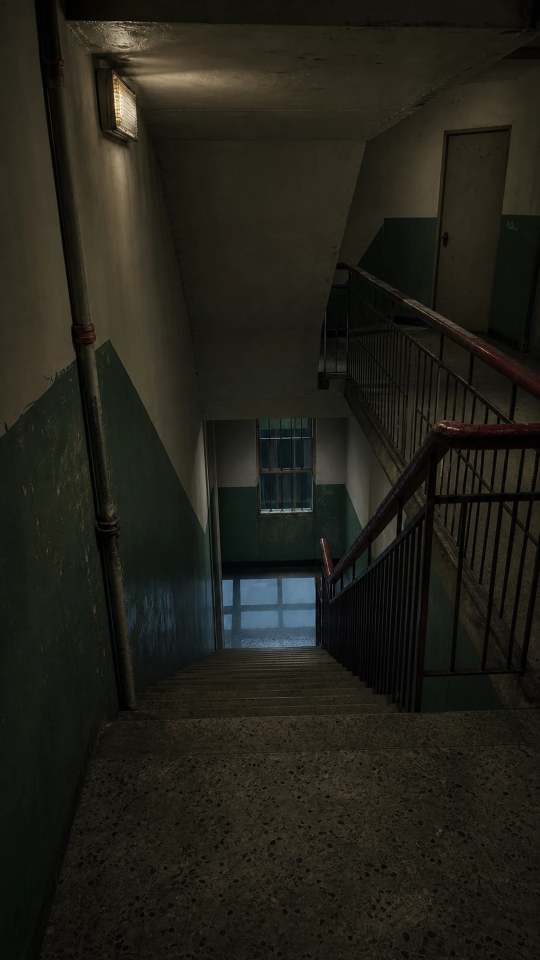
#> input picture assets/stories/dormitory-rollcall/backgrounds-v2/bg_dorm_west_stairs.webp, 1080 x 1920 px, given in place of bg_dorm_west_stairs.png, which was not available (shown at 1/2 size)
$ python build-dormitory-ending-composites.py
#> lines starting #> are read from the running program, lines starting #| are printed output that depends on the picture; pictures that were not available may be replaced by others from this repository, and a replacement may not be noted
from pathlib import Path

from PIL import Image, ImageDraw, ImageEnhance, ImageFilter


ROOT = Path(__file__).resolve().parents[1]
ASSET_ROOT = ROOT / "assets" / "stories" / "dormitory-rollcall"
OUT = ASSET_ROOT / "endings-v2"
SIZE = (1080, 1920)


def background(name, tint):
    image = Image.open(ASSET_ROOT / "backgrounds-v2" / name).convert("RGB").resize(SIZE)
    image = ImageEnhance.Contrast(image).enhance(1.08)
    image = ImageEnhance.Color(image).enhance(0.72)
    wash = Image.new("RGB", SIZE, tint)
    return Image.blend(image, wash, 0.12).convert("RGBA")


def character(name, scale=0.9, mirror=False, opacity=255):
    image = Image.open(ASSET_ROOT / "characters-v2" / name).convert("RGBA")
    if mirror:
        image = image.transpose(Image.Transpose.FLIP_LEFT_RIGHT)
    target = (round(SIZE[0] * scale), round(SIZE[1] * scale))
    image = image.resize(target, Image.Resampling.LANCZOS)
    if opacity != 255:
        image.putalpha(image.getchannel("A").point(lambda value: value * opacity // 255))
    return image


def place(canvas, image, x, y):
    canvas.alpha_composite(image, (x, y))


def grade(canvas, vignette=145):
    mask = Image.new("L", SIZE, 0)
    draw = ImageDraw.Draw(mask)
    draw.ellipse((-260, -180, 1340, 2100), fill=255)
    mask = mask.filter(ImageFilter.GaussianBlur(150))
    shade = Image.new("RGBA", SIZE, (0, 0, 0, vignette))
    shade.putalpha(mask.point(lambda value: max(0, vignette - value * vignette // 255)))
    canvas.alpha_composite(shade)
    return canvas.convert("RGB")


def linsui_door():
    canvas = background("bg_dorm_west_stairs.png", (24, 30, 38))
#> in background, image is the input picture: PIL image 1080x1920 RGB; mean R, G, B 34.1, 32.8, 24.9
#> in background, `wash = Image.new("RGB", SIZE, tint)`:
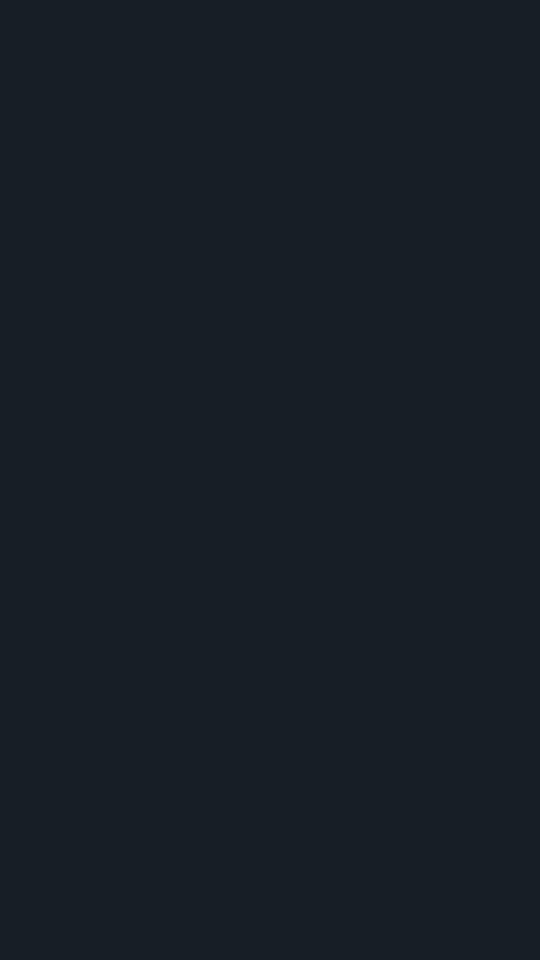
#> wash: PIL image 1080x1920 RGB (shown at 1/2 size); mean R, G, B 24, 30, 38
    place(canvas, character("char_xutang_exhausted.png", 0.86, mirror=True), -210, 210)
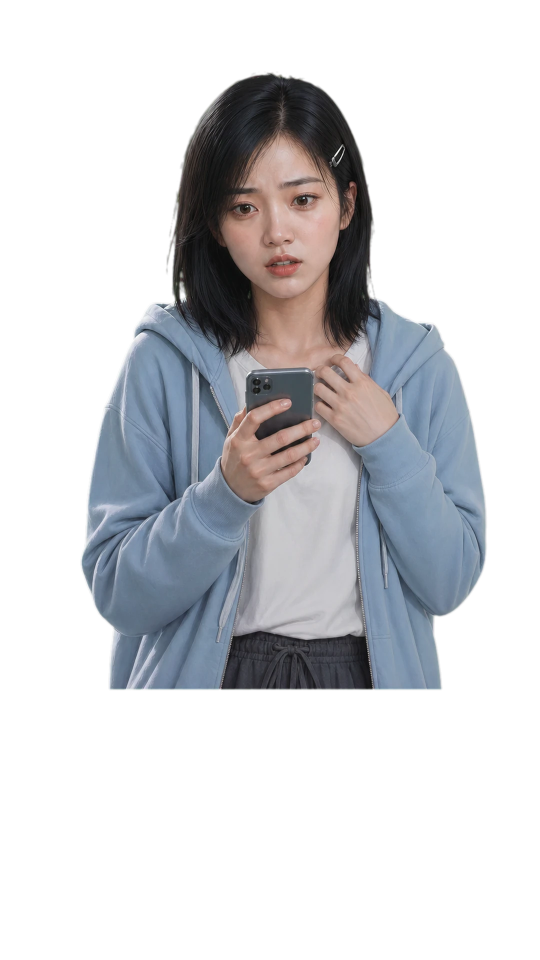
#> input picture assets/stories/dormitory-rollcall/characters-v2/char_xutang_exhausted.webp, 1080 x 1920 px, given in place of char_xutang_exhausted.png, which was not available (shown at 1/2 size)
#> in character, image is the input picture: PIL image 1080x1920 RGBA; mean R, G, B, A 42, 42.9, 45.8, 86.7
    place(canvas, character("char_linsui_exhausted.png", 0.9), 315, 150)
#> call 2 of character, with name = 'char_linsui_exhausted.png', scale = 0.9, mirror = False, opacity = 255
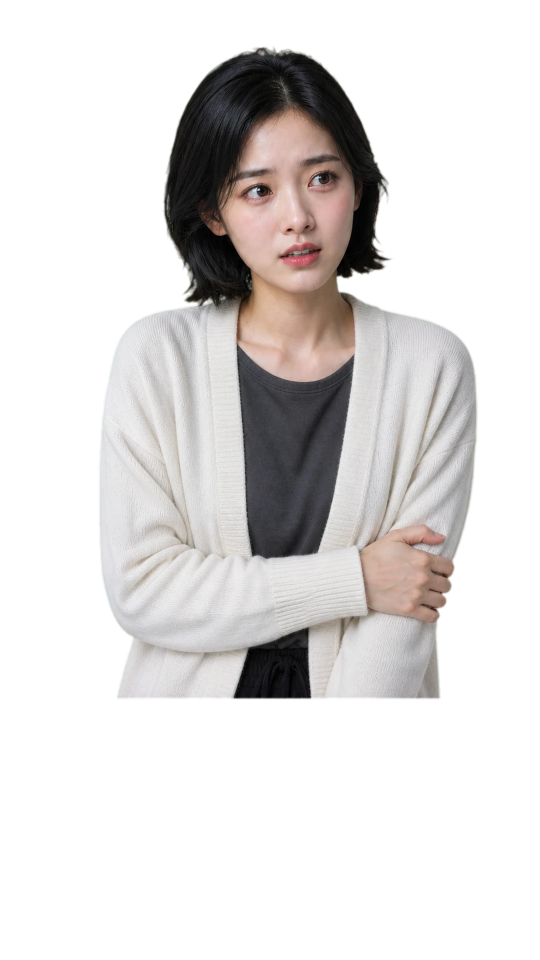
#> input picture assets/stories/dormitory-rollcall/characters-v2/char_linsui_exhausted.webp, 1080 x 1920 px, given in place of char_linsui_exhausted.png, which was not available (shown at 1/2 size)
#> in character, image is the input picture: PIL image 1080x1920 RGBA; mean R, G, B, A 57.2, 54.5, 53.6, 88.9
    door = Image.new("RGBA", SIZE, (0, 0, 0, 0))
    draw = ImageDraw.Draw(door)
    draw.polygon([(455, 0), (1080, 0), (1080, 1920), (650, 1920)], fill=(8, 10, 14, 214))
    draw.line([(455, 0), (650, 1920)], fill=(164, 43, 42, 150), width=16)
    door = door.filter(ImageFilter.GaussianBlur(3))
    canvas.alpha_composite(door)
    grade(canvas).save(OUT / "ending_linsui_door.png")


def left_behind():
    canvas = background("bg_dorm_exit_gate.png", (20, 25, 30))
    place(canvas, character("char_zhaoqing_injured.png", 0.78), 130, 210)
    foreground = Image.new("RGBA", SIZE, (0, 0, 0, 0))
    draw = ImageDraw.Draw(foreground)
    for x in (155, 305, 455, 605, 755, 905):
        draw.rectangle((x, 0, x + 24, 1920), fill=(5, 7, 10, 224))
    draw.rectangle((0, 1280, 1080, 1920), fill=(3, 5, 8, 118))
    canvas.alpha_composite(foreground)
    grade(canvas, 165).save(OUT / "ending_left_behind.png")


def legal_count():
    canvas = background("bg_dorm_exit_gate.png", (15, 24, 31))
    members = [
        ("char_xutang_exhausted.png", -250, 315, False),
        ("char_linsui_exhausted.png", 20, 300, False),
        ("char_chenlu_fear.png", 290, 335, False),
        ("char_shenyan_distressed.png", 545, 325, False),
    ]
    for name, x, y, mirror in members:
        silhouette = character(name, 0.62, mirror, 165)
        silhouette = ImageEnhance.Brightness(silhouette).enhance(0.42)
        place(canvas, silhouette, x, y)
    shadow = Image.new("RGBA", SIZE, (0, 0, 0, 0))
    draw = ImageDraw.Draw(shadow)
    draw.ellipse((780, 530, 1020, 910), fill=(4, 5, 8, 168))
    draw.polygon([(835, 820), (960, 820), (1060, 1590), (710, 1590)], fill=(4, 5, 8, 180))
    shadow = shadow.filter(ImageFilter.GaussianBlur(24))
    canvas.alpha_composite(shadow)
    grade(canvas, 176).save(OUT / "ending_legal_count.png")


def second_xutang():
    canvas = background("bg_dorm_exit_gate.png", (18, 22, 31))
    place(canvas, character("char_xutang_determined.png", 0.84), -90, 190)
    duplicate = character("char_xutang_fear.png", 0.84, mirror=True, opacity=224)
    red = Image.new("RGBA", duplicate.size, (0, 0, 0, 0))
    red.putalpha(duplicate.getchannel("A"))
    red.paste((108, 20, 28, 100), (0, 0, *duplicate.size), duplicate.getchannel("A"))
    place(canvas, duplicate, 305, 190)
    place(canvas, red.filter(ImageFilter.GaussianBlur(4)), 319, 190)
    scan = Image.new("RGBA", SIZE, (0, 0, 0, 0))
    draw = ImageDraw.Draw(scan)
    for y in range(120, 1320, 32):
        draw.rectangle((540, y, 1030, y + 4), fill=(121, 176, 184, 42))
    draw.rectangle((523, 60, 535, 1540), fill=(212, 228, 220, 132))
    canvas.alpha_composite(scan)
    grade(canvas, 160).save(OUT / "ending_second_xutang.png")


def main():
    OUT.mkdir(parents=True, exist_ok=True)
    linsui_door()
#> in linsui_door, `door = Image.new("RGBA", SIZE, (0, 0, 0, 0))`: door: PIL image 1080x1920 RGBA; every value is 0
#> in linsui_door, `door = door.filter(ImageFilter.GaussianBlur(3))`:
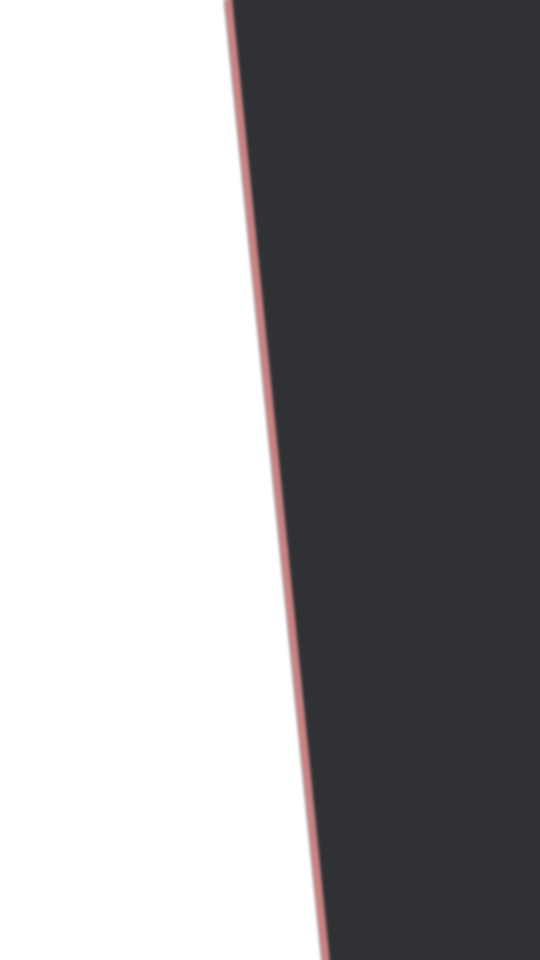
#> door: PIL image 1080x1920 RGBA (shown at 1/2 size); mean R, G, B, A 6.3, 5.4, 7.4, 105; transparent parts drawn white
#> in linsui_door, `canvas.alpha_composite(door)`:
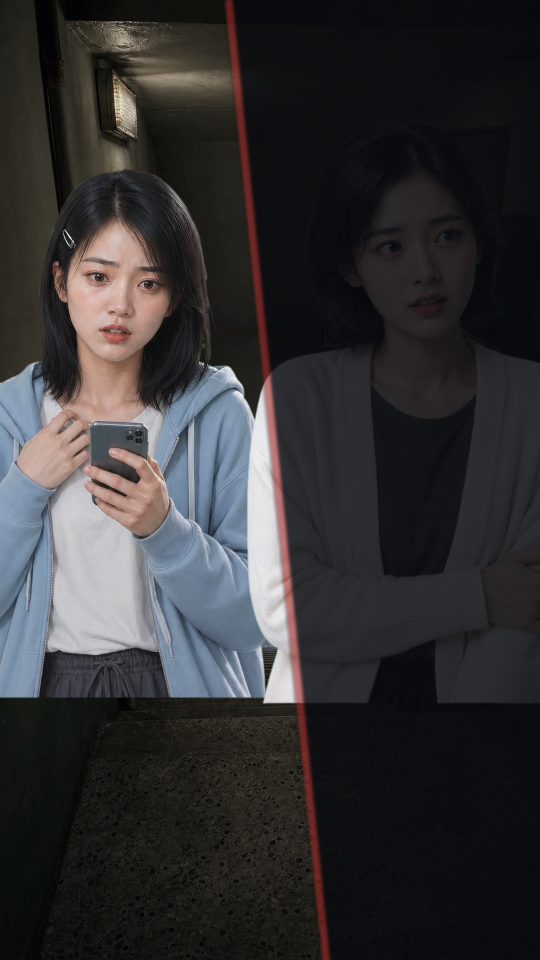
#> canvas: PIL image 1080x1920 RGBA (shown at 1/2 size); mean R, G, B, A 50.6, 49.6, 50.8, 255
#> in grade, `mask = Image.new("L", SIZE, 0)`: mask: PIL image 1080x1920 L; every value is 0
#> in grade, `shade.putalpha(mask.point(lambda value: max(0, vignette - value * vign..`:
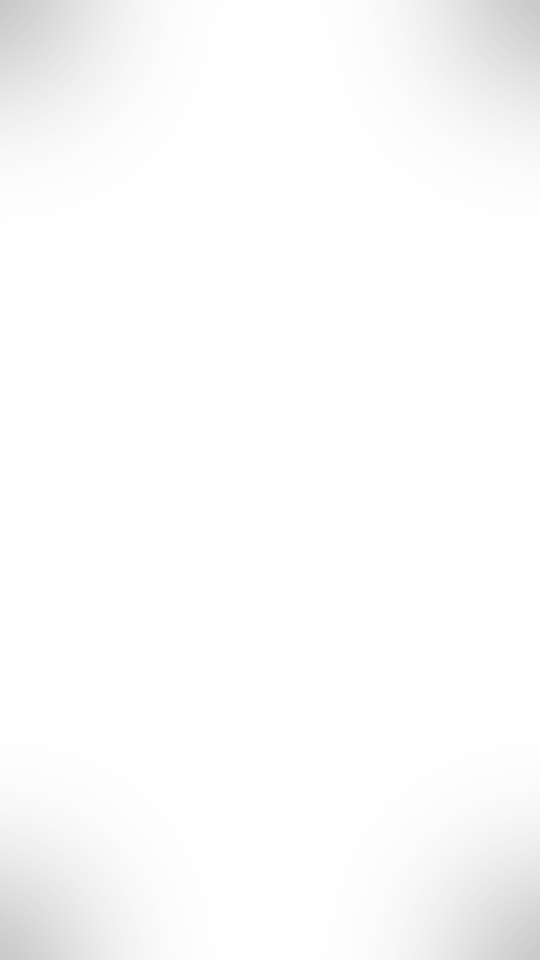
#> shade: PIL image 1080x1920 RGBA (shown at 1/2 size); mean R, G, B, A 0, 0, 0, 3.5; transparent parts drawn white
    left_behind()
#> call 2 of background, with name = 'bg_dorm_exit_gate.png', tint = (20, 25, 30)
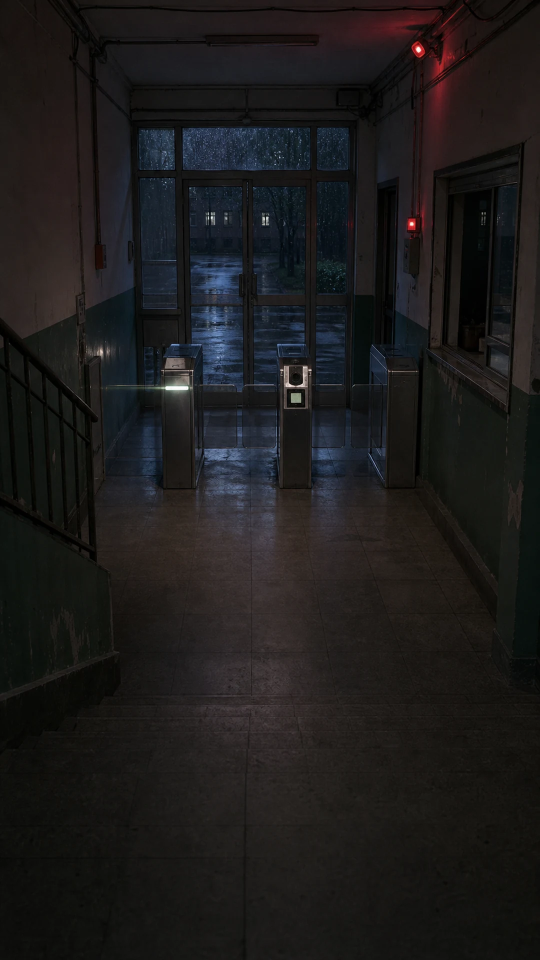
#> input picture assets/stories/dormitory-rollcall/backgrounds-v2/bg_dorm_exit_gate.webp, 1080 x 1920 px, given in place of bg_dorm_exit_gate.png, which was not available (shown at 1/2 size)
#> in background, image is the input picture: PIL image 1080x1920 RGB; mean R, G, B 28.6, 27.2, 27.1
    legal_count()
    second_xutang()
    for path in sorted(OUT.glob("*.png")):
        with Image.open(path) as image:
            if image.size != SIZE:
                raise RuntimeError(f"Unexpected ending size for {path}: {image.size}")
    print("Built four portrait ending composites at 1080x1920.")


if __name__ == "__main__":
#> (the run stopped early here; a loop or call above may not have finished)
